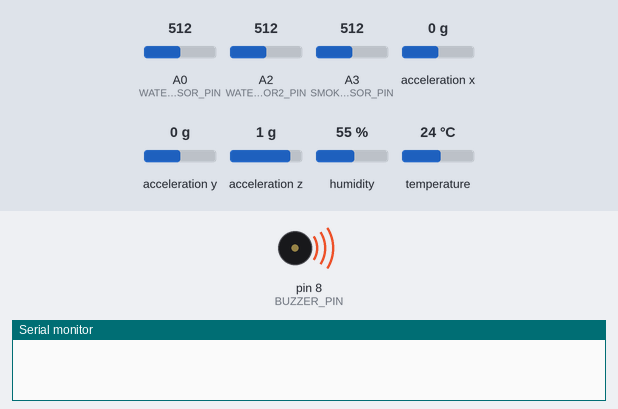
A sketch run on a simulated Arduino Uno, built with avr-gcc and run on an emulated ATmega328P. Parts: buzzer (waves = sounding, pin HIGH), the last lines printed to the serial monitor. Wiring (inferred from the names in the program): MPU-6050 motion sensor at I2C address 0x68. The inputs (shaded band) are chosen by the test bench; at power-on: A0 (WATER_SENSOR_PIN) = 512, A2 (WATER_SENSOR2_PIN) = 512, A3 (SMOKE_SENSOR_PIN) = 512, acceleration x 0 g, acceleration y 0 g, acceleration z 1 g, humidity 55 %, temperature 24 °C.

Above: at 1.0 s.
At 4.9 s:
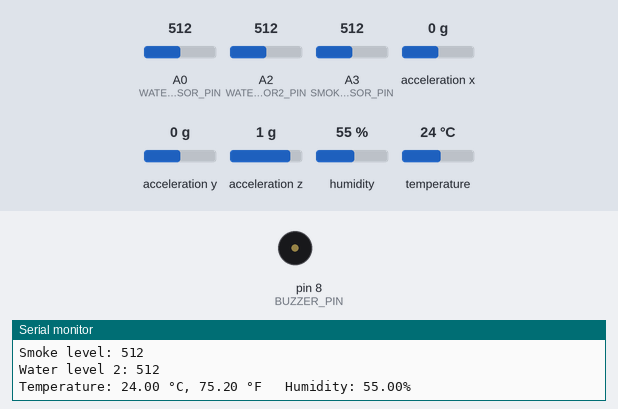
Timing chart, 0 to 6.1 s (numbered marks = the images above):
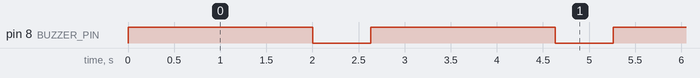

The sketch:

disaster_manager.ino
```cpp
#include <Wire.h>
#define MPU_ADDR 0x68 // MPU6050 I2C address
#define THRESHOLD_ACC 19500 // Accelerometer threshold for earthquake detection
#define THRESHOLD_WATER 40 // Water level threshold for flood detection
#define BUZZER_PIN 8 // Pin connected to the buzzer
#define WATER_SENSOR_PIN A0 // Analog pin connected to the water level sensor BROWN
#define WATER_SENSOR2_PIN A2 // Analog pin connected to the water level sensor YELLOW
#define SMOKE_SENSOR_PIN A3 // Analog pin connected to the MQ-135 smoke sensor WHITE
#define DHTPIN 7     // Pin connected to the DHT11 sensor
#include <DHT.h>

#define DHTTYPE DHT11   // DHT11 sensor type

DHT dht(DHTPIN, DHTTYPE);

#define THRESHOLD_SMOKE 800 // Threshold for smoke detection from MQ-135
int16_t accelerometer_x, accelerometer_y, accelerometer_z;
int water_level;
int water_level2;
int smoke_level;
void setup() {
  Serial.begin(115200);
  Wire.begin();

  // Initialize MPU6050
  Wire.beginTransmission(MPU_ADDR);
  Wire.write(0x6B); // PWR_MGMT_1 register
  Wire.write(0); // Wake up MPU6050
  Wire.endTransmission(true);

  pinMode(BUZZER_PIN, OUTPUT);

  // Initialize water level sensor
  pinMode(WATER_SENSOR_PIN, INPUT);
  pinMode(WATER_SENSOR2_PIN, INPUT);
  // Initialize MQ-135 smoke sensor
  pinMode(SMOKE_SENSOR_PIN, INPUT);
  dht.begin();
}

void loop() {
  // Read accelerometer data
  Wire.beginTransmission(MPU_ADDR);
  Wire.write(0x3B); // Starting with register 0x3B (ACCEL_XOUT_H)
  Wire.endTransmission(false);
  Wire.requestFrom(MPU_ADDR, 6, true); // Request a total of 6 registers
  accelerometer_x = Wire.read() << 8 | Wire.read(); // 0x3B (ACCEL_XOUT_H) & 0x3C (ACCEL_XOUT_L)
  accelerometer_y = Wire.read() << 8 | Wire.read(); // 0x3D (ACCEL_YOUT_H) & 0x3E (ACCEL_YOUT_L)
  accelerometer_z = Wire.read() << 8 | Wire.read(); // 0x3F (ACCEL_ZOUT_H) & 0x40 (ACCEL_ZOUT_L)

  // Read water level
  water_level = analogRead(WATER_SENSOR_PIN);
  water_level2 = analogRead(WATER_SENSOR2_PIN);
  // Read smoke level
  smoke_level = analogRead(SMOKE_SENSOR_PIN);
  // Calculate total acceleration
  int16_t total_acceleration = abs(accelerometer_x) + abs(accelerometer_y) + abs(accelerometer_z);

  // Check for earthquake
  if (total_acceleration > THRESHOLD_ACC) {
    // Earthquake detected, sound the buzzer
    digitalWrite(BUZZER_PIN, HIGH);
    delay(1000); // Buzzer duration
    digitalWrite(BUZZER_PIN, LOW);
  }

  // Check for flood
  if (water_level > THRESHOLD_WATER) {
    // Flood detected, sound the buzzer
    digitalWrite(BUZZER_PIN, HIGH);
    delay(1000); // Buzzer duration
    digitalWrite(BUZZER_PIN, LOW);
  }

    // Check for flood
  if (water_level2 > THRESHOLD_WATER) {
    // Flood detected, sound the buzzer
    digitalWrite(BUZZER_PIN, HIGH);
    delay(1000); // Buzzer duration
    digitalWrite(BUZZER_PIN, LOW);
  }
    // Check for smoke
  if (smoke_level > THRESHOLD_SMOKE) {
    // Smoke detected, sound the buzzer
    digitalWrite(BUZZER_PIN, HIGH);
    delay(1000); // Buzzer duration
    digitalWrite(BUZZER_PIN, LOW);
  }
    delay(500);  // Delay between sensor readings

  float humidity = dht.readHumidity();    // Read humidity
  float temperatureC = dht.readTemperature();  // Read temperature in Celsius

  // Compute temperature in Fahrenheit
  float temperatureF = temperatureC * 1.8 + 32.0;

  Serial.print("Total acceleration: ");
  Serial.println(total_acceleration);
  Serial.print("Water level: ");
  Serial.println(water_level);
  Serial.print("Smoke level: ");
  Serial.println(smoke_level);
  Serial.print("Water level 2: ");
  Serial.println(water_level2);
    // Print temperature and humidity
  Serial.print("Temperature: ");
  Serial.print(temperatureC);
  Serial.print(" °C, ");
  Serial.print(temperatureF);
  Serial.print(" °F\t Humidity: ");
  Serial.print(humidity);
  Serial.println("%");

   delay(100);// Adjust delay according to the desired sampling rate
}
```

Measured:
- by itself, pin 8 (BUZZER_PIN): alternates HIGH for 2.0 s and LOW for 0.63 s
